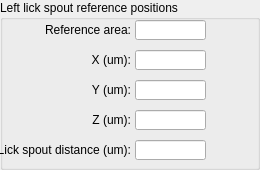
  <widget class="QGroupBox" name="groupBox">
   <property name="geometry">
    <rect>
     <x>260</x>
     <y>340</y>
     <width>260</width>
     <height>170</height>
    </rect>
   </property>
   <property name="title">
    <string>Left lick spout reference positions</string>
   </property>
   <widget class="QLabel" name="label_94">
    <property name="geometry">
     <rect>
      <x>40</x>
      <y>80</y>
      <width>91</width>
      <height>20</height>
     </rect>
    </property>
    <property name="sizePolicy">
     <sizepolicy hsizetype="Expanding" vsizetype="Expanding">
      <horstretch>0</horstretch>
      <verstretch>0</verstretch>
     </sizepolicy>
    </property>
    <property name="text">
     <string>Y (um):</string>
    </property>
    <property name="textFormat">
     <enum>Qt::AutoText</enum>
    </property>
    <property name="alignment">
     <set>Qt::AlignRight|Qt::AlignTrailing|Qt::AlignVCenter</set>
    </property>
   </widget>
   <widget class="QLineEdit" name="LickSpoutReferenceZ">
    <property name="geometry">
     <rect>
      <x>135</x>
      <y>110</y>
      <width>71</width>
      <height>20</height>
     </rect>
    </property>
    <property name="sizePolicy">
     <sizepolicy hsizetype="Expanding" vsizetype="Expanding">
      <horstretch>0</horstretch>
      <verstretch>0</verstretch>
     </sizepolicy>
    </property>
    <property name="text">
     <string/>
    </property>
   </widget>
   <widget class="QLabel" name="label_92">
    <property name="geometry">
     <rect>
      <x>40</x>
      <y>50</y>
      <width>91</width>
      <height>20</height>
     </rect>
    </property>
    <property name="sizePolicy">
     <sizepolicy hsizetype="Expanding" vsizetype="Expanding">
      <horstretch>0</horstretch>
      <verstretch>0</verstretch>
     </sizepolicy>
    </property>
    <property name="text">
     <string>X (um):</string>
    </property>
    <property name="textFormat">
     <enum>Qt::AutoText</enum>
    </property>
    <property name="alignment">
     <set>Qt::AlignRight|Qt::AlignTrailing|Qt::AlignVCenter</set>
    </property>
   </widget>
   <widget class="QLineEdit" name="LickSpoutReferenceY">
    <property name="geometry">
     <rect>
      <x>135</x>
      <y>80</y>
      <width>71</width>
      <height>20</height>
     </rect>
    </property>
    <property name="sizePolicy">
     <sizepolicy hsizetype="Expanding" vsizetype="Expanding">
      <horstretch>0</horstretch>
      <verstretch>0</verstretch>
     </sizepolicy>
    </property>
    <property name="text">
     <string/>
    </property>
   </widget>
   <widget class="QLineEdit" name="LickSpoutReferenceX">
    <property name="geometry">
     <rect>
      <x>135</x>
      <y>50</y>
      <width>71</width>
      <height>20</height>
     </rect>
    </property>
    <property name="sizePolicy">
     <sizepolicy hsizetype="Expanding" vsizetype="Expanding">
      <horstretch>0</horstretch>
      <verstretch>0</verstretch>
     </sizepolicy>
    </property>
    <property name="text">
     <string/>
    </property>
   </widget>
   <widget class="QLabel" name="label_93">
    <property name="geometry">
     <rect>
      <x>40</x>
      <y>110</y>
      <width>91</width>
      <height>20</height>
     </rect>
    </property>
    <property name="sizePolicy">
     <sizepolicy hsizetype="Expanding" vsizetype="Expanding">
      <horstretch>0</horstretch>
      <verstretch>0</verstretch>
     </sizepolicy>
    </property>
    <property name="text">
     <string>Z (um):</string>
    </property>
    <property name="textFormat">
     <enum>Qt::AutoText</enum>
    </property>
    <property name="alignment">
     <set>Qt::AlignRight|Qt::AlignTrailing|Qt::AlignVCenter</set>
    </property>
   </widget>
   <widget class="QLineEdit" name="LickSpoutReferenceArea">
    <property name="geometry">
     <rect>
      <x>135</x>
      <y>20</y>
      <width>71</width>
      <height>20</height>
     </rect>
    </property>
    <property name="sizePolicy">
     <sizepolicy hsizetype="Expanding" vsizetype="Expanding">
      <horstretch>0</horstretch>
      <verstretch>0</verstretch>
     </sizepolicy>
    </property>
    <property name="text">
     <string/>
    </property>
   </widget>
   <widget class="QLabel" name="label_95">
    <property name="geometry">
     <rect>
      <x>20</x>
      <y>20</y>
      <width>111</width>
      <height>20</height>
     </rect>
    </property>
    <property name="sizePolicy">
     <sizepolicy hsizetype="Expanding" vsizetype="Expanding">
      <horstretch>0</horstretch>
      <verstretch>0</verstretch>
     </sizepolicy>
    </property>
    <property name="text">
     <string>Reference area:</string>
    </property>
    <property name="textFormat">
     <enum>Qt::AutoText</enum>
    </property>
    <property name="alignment">
     <set>Qt::AlignRight|Qt::AlignTrailing|Qt::AlignVCenter</set>
    </property>
   </widget>
   <widget class="QLineEdit" name="LickSpoutDistance">
    <property name="geometry">
     <rect>
      <x>135</x>
      <y>140</y>
      <width>71</width>
      <height>20</height>
     </rect>
    </property>
    <property name="sizePolicy">
     <sizepolicy hsizetype="Expanding" vsizetype="Expanding">
      <horstretch>0</horstretch>
      <verstretch>0</verstretch>
     </sizepolicy>
    </property>
    <property name="text">
     <string/>
    </property>
   </widget>
   <widget class="QLabel" name="label_96">
    <property name="geometry">
     <rect>
      <x>-10</x>
      <y>140</y>
      <width>141</width>
      <height>20</height>
     </rect>
    </property>
    <property name="sizePolicy">
     <sizepolicy hsizetype="Expanding" vsizetype="Expanding">
      <horstretch>0</horstretch>
      <verstretch>0</verstretch>
     </sizepolicy>
    </property>
    <property name="text">
     <string>Lick spout distance (um):</string>
    </property>
    <property name="textFormat">
     <enum>Qt::AutoText</enum>
    </property>
    <property name="alignment">
     <set>Qt::AlignRight|Qt::AlignTrailing|Qt::AlignVCenter</set>
    </property>
   </widget>
  </widget>
